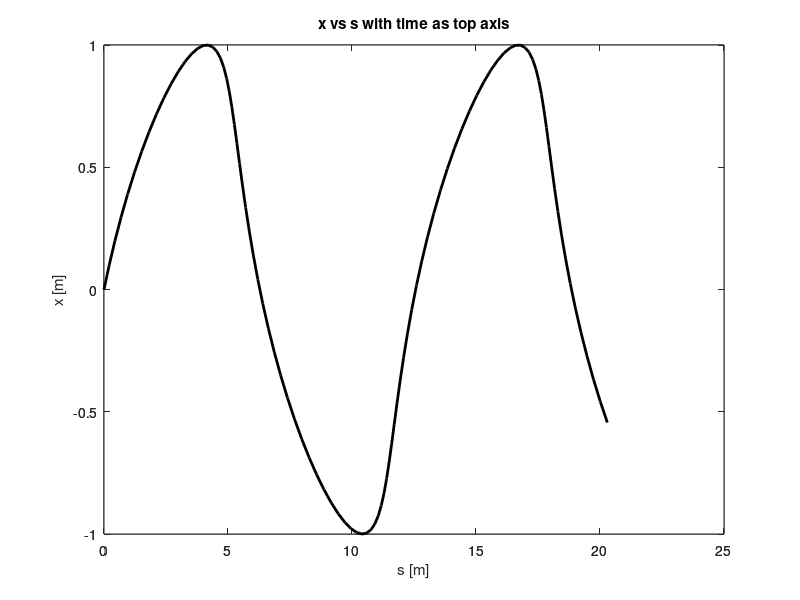

Here is the MATLAB script that generated this plot: (Note: this script raises an error after producing the figure.)
t = 0:0.1:10;
x = sin(t);
s = sin(t).^2 + 2 * t;

close all
figure

% Bottom axis: x vs s
ax1 = axes;
plot(s, x, 'k', 'LineWidth', 2);
xlabel(ax1, 's [m]')
ylabel(ax1, 'x [m]')
title('x vs s with time as top axis')
grid on

% Top axis: t(s)
ax2 = axes;
plot(ax2, s, x, 'k', 'LineWidth', 2); 
ax2.Color = 'none';          
ax2.XAxisLocation = ['top'];     
ax2.YAxisLocation = 'right';  
ax2.YColor = 'none';   

% % Tick mapping
% xticks = get(ax1, 'XTick');
% t_interp = interp1(s, t, xticks);
% xticklabels = arrayfun(@(x) sprintf('%.1f', x), t_interp, 'UniformOutput', false);
% set(ax2, 'XTick', xticks, 'XTickLabel', xticklabels)

% Tick mapping
xtticks = interp1(t,s,t(1:5:end));
xticklabels = arrayfun(@(x) sprintf('%.1f', x), xtticks, 'UniformOutput', false);
set(ax2, 'XTick', xtticks, 'XTickLabel', t(1:5:end))

xlabel(ax2, 't(s) [s]')

% Ensure axes are aligned
linkaxes([ax1, ax2], 'xy')

% % Draw custom vertical grid lines on secondary axis
hold(ax2, 'on')
ylims = get(ax2, 'YLim');
for i = 1:length(xticks)
    xline(ax2, xtticks(i), '--r', 'LineWidth', 2);  % red dashed grid lines
end
hold(ax2, 'off')
